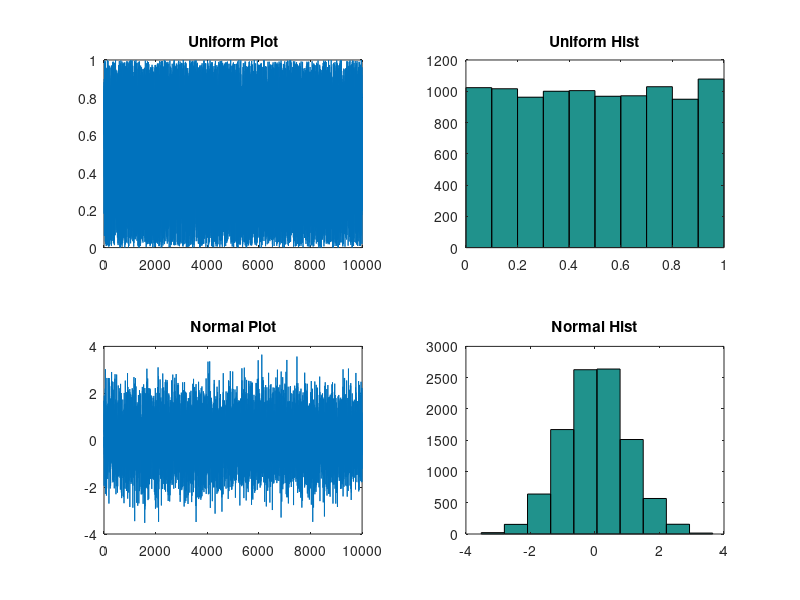

MATLAB code to generate this figure:
%% Exemple de gràfiques
%  Dos gràfics en una mateixa finestra

RU = rand(10000, 1);
RN = randn(10000, 1);

subplot(2, 2, 1); plot(RU); title('Uniform Plot');
subplot(2, 2, 2); hist(RU); title('Uniform Hist');
subplot(2, 2, 3); plot(RN); title('Normal Plot');
subplot(2, 2, 4); hist(RN); title('Normal Hist');
